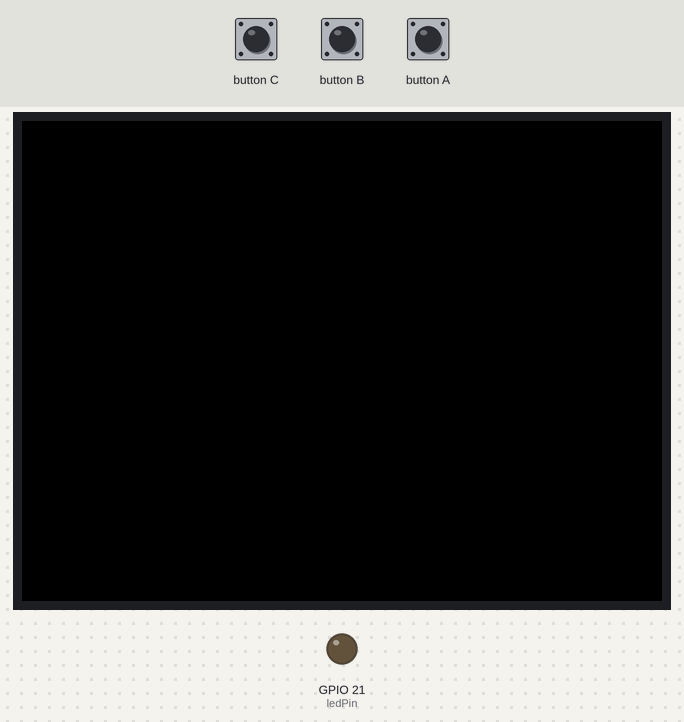
Simulated run of this sketch. Board: ESP32. On the bench: 320×240 colour display, output pins drawn as LEDs (lit = HIGH). The test bench sets the inputs (shaded band).

Above: at 1.3 s.
1.4 s: button C pressed for 0.15 s
At 1.9 s:
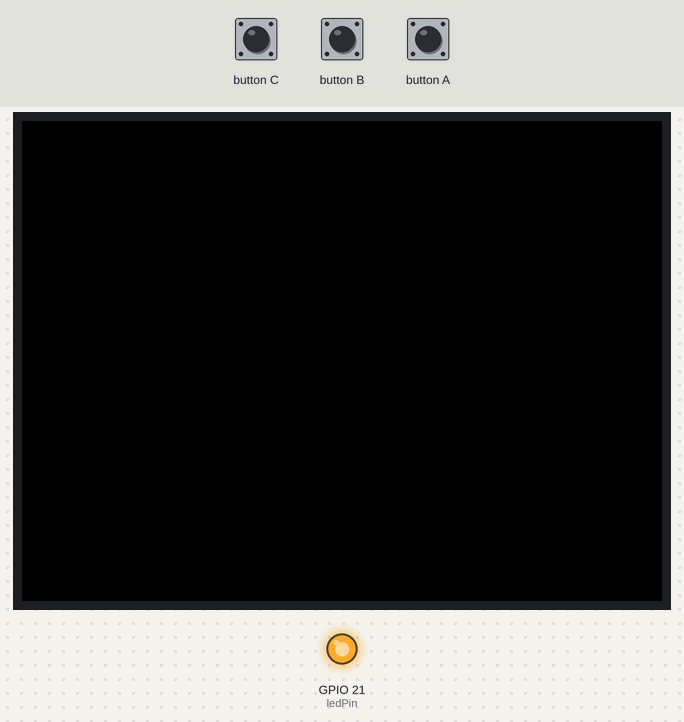
3.0 s: button C pressed for 1 s
At 4.4 s:
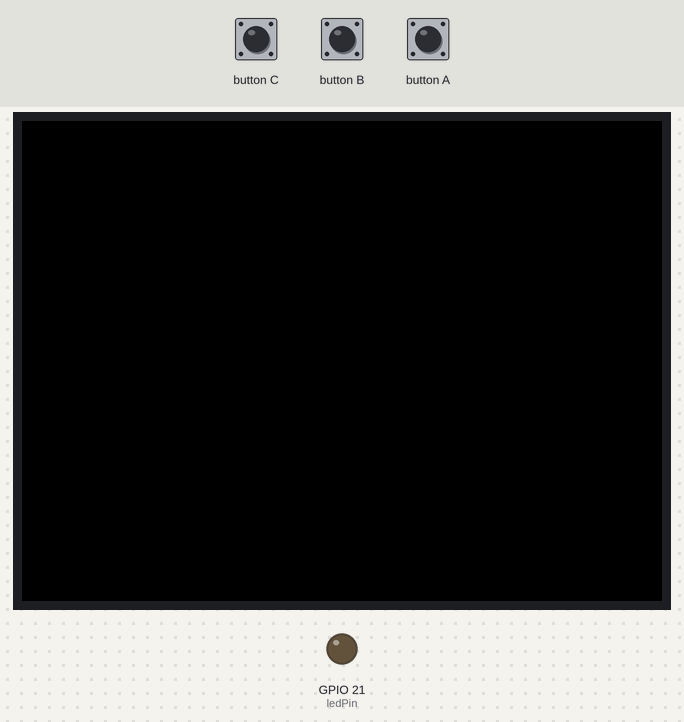
5.5 s: button C pressed for 3.2 s
At 6.3 s:
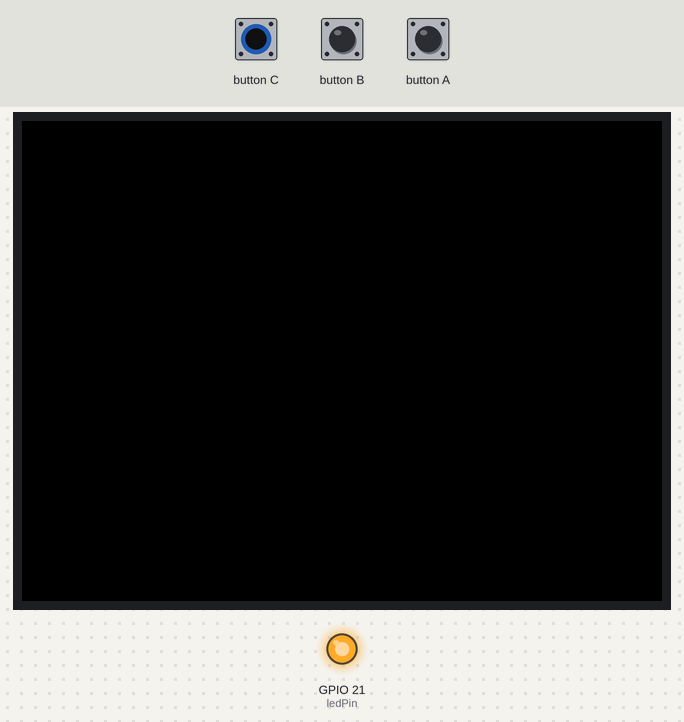
Timing chart, 0 to 8.5 s (numbered marks = the images above; inputs shaded):
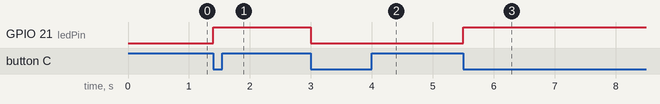

The sketch:

lab2_23.ino
```cpp
#include <M5Unified.h>
const int ledPin = 21;
int ledState = LOW;
void setup() {
  M5.begin();
  pinMode(ledPin, OUTPUT);
  digitalWrite(ledPin, ledState);
}
void loop() {
  M5.update();  // must call this every loop to read button states
  if (M5.BtnA.wasPressed() || M5.BtnB.wasPressed() || M5.BtnC.wasPressed()) {
    ledState = !ledState;  // flip: LOW becomes HIGH, HIGH becomes LOW
    digitalWrite(ledPin, ledState);
  }
}
```

Measured:
- after the input at 1.4 s, GPIO 21 (ledPin): LOW → HIGH at once
- after the input at 3.0 s, GPIO 21 (ledPin): HIGH → LOW at once
- after the input at 5.5 s, GPIO 21 (ledPin): LOW → HIGH at once
